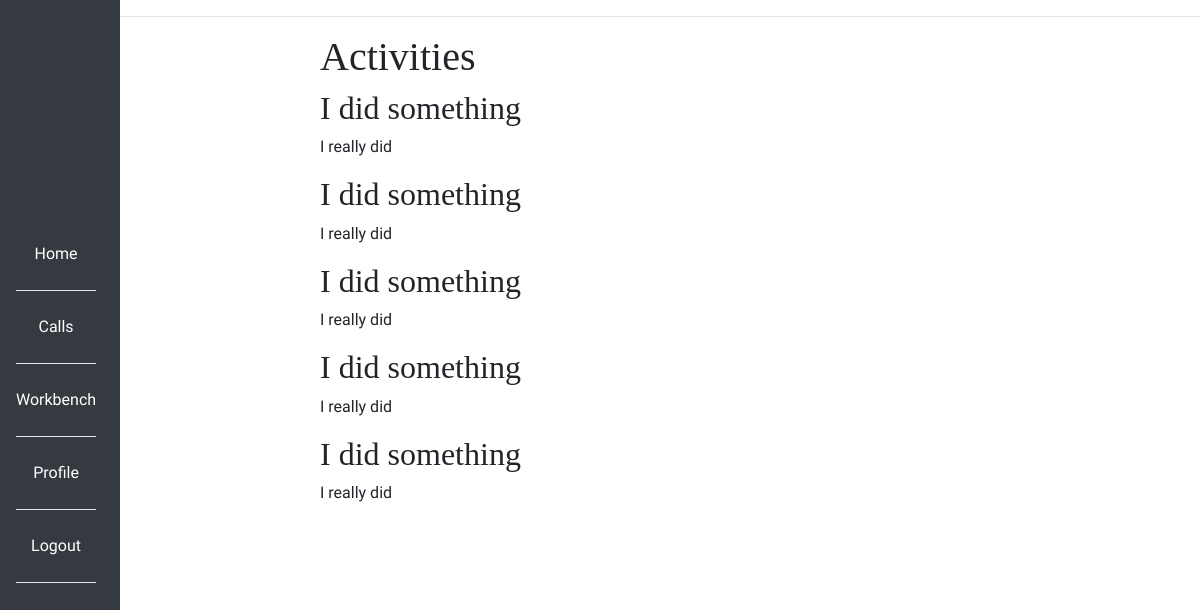
The app's page /view_activities/1 (signed in) with its own data.
### app/models.py (models this page shows)
class Activity(db.Model):
    id = db.Column(db.Integer, primary_key=True)
    proposal_id = db.Column(db.Integer, db.ForeignKey("proposal.id"))
    activity_title = db.Column(db.String(100))
    activity_body = db.Column(db.String(400))

### app/routes.py (the view)
@app.route("/view_activities/<proposal_id>", methods=["GET", "POST"])
@login_required
def view_activities(proposal_id):
    proposal = Proposal.query.filter_by(id=proposal_id).first_or_404()
    activities = proposal.activities.all()
    return render_template("view_activities.html", activities=activities, svg=svg)

### app/models.py (called while the page is built)
@login.user_loader
def load_user(id):
    return User.query.get(int(id))

    def is_admin(self):
        return self.access == 2

### app/routes.py (called while the page is built)
@app.before_request
def before_request():
    if current_user.is_authenticated:
        current_user.last_seen = datetime.utcnow().strftime("%B %d %Y")
        db.session.commit()

### app/templates/view_activities.html
{% extends "base.html" %}
{%  block content %}
<main>
<h1>Activities</h1>
{% for activity in activities %}
    <h2>{{ activity.activity_title }}</h2>
    <p>{{ activity.activity_body }}</p>
{% endfor %}
</main>
{% endblock %}

### app/static/css/style.css (style rules this page uses)
main { display:block; padding-left:20em; }
h1, h2, h3, h4, h5, h6 { font-family:Georgia, Times, serif; }
p, div, a { font-family: 'Nobile', Helvetica, Arial, sans-serif; }

### records on screen
Activity: activity_title "I did something", activity_body "I really did"
Activity: activity_title "I did something", activity_body "I really did"
Activity: activity_title "I did something", activity_body "I really did"
Activity: activity_title "I did something", activity_body "I really did"
Activity: activity_title "I did something", activity_body "I really did"
